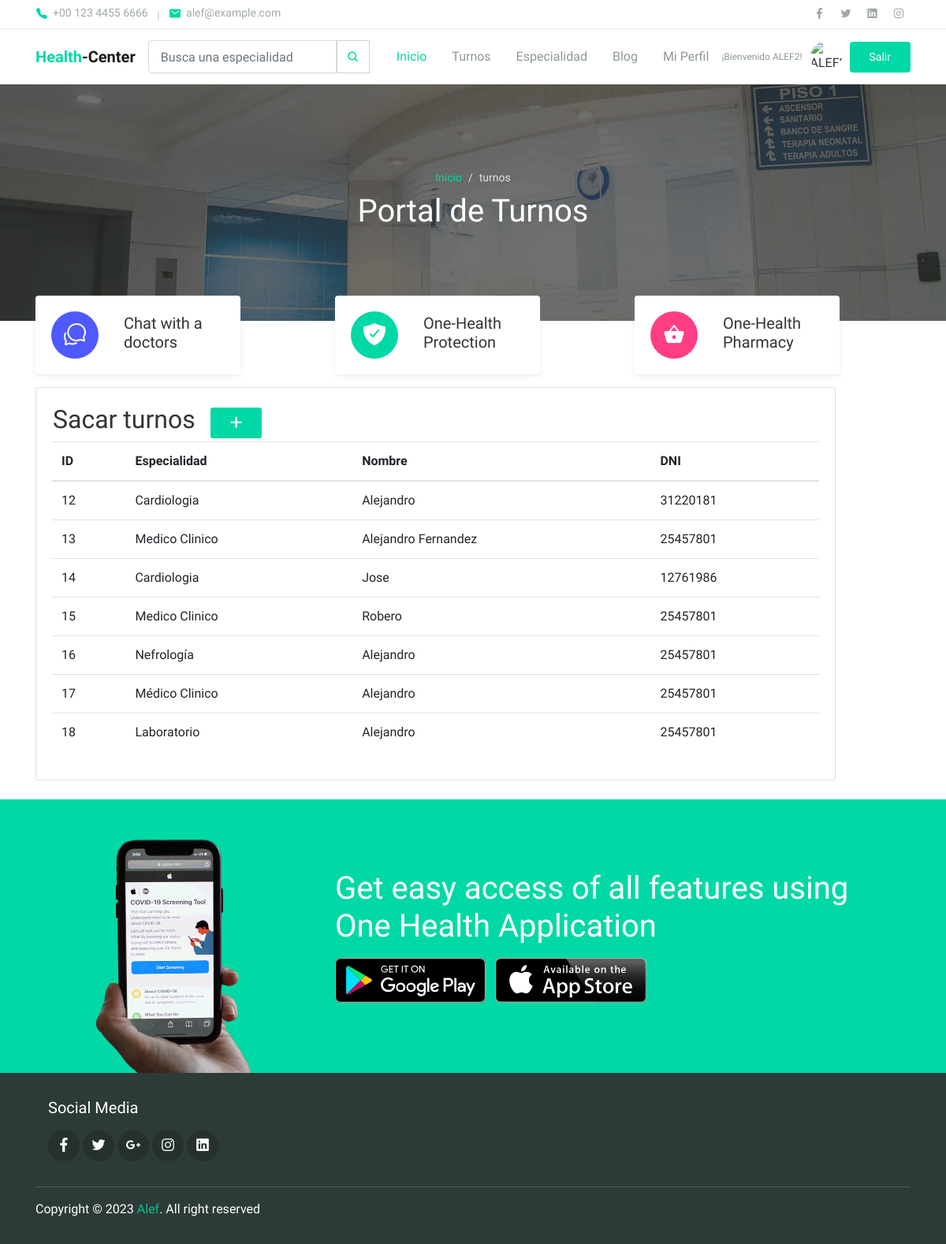
Page /aplicacion/turnos/ (signed in) on the committed database.
### aplicacion/models.py (models this page shows, shortened)
class Turno(models.Model):
    nombre = models.CharField(max_length=50)
    dni = models.IntegerField(null=False, blank=False)
    especialidad = models.CharField(max_length=50)

### aplicacion/views.py (the view)
# urls.py: path('turnos/', turnos, name="turnos"),
@login_required
def turnos(request):
    ctx = {"turnos": Turno.objects.all() }
    return render(request, "aplicacion/turnos.html", ctx)

### aplicacion/templates/aplicacion/turnos.html (shortened to what this page needs)
{% extends 'aplicacion/base.html' %}
{% load static %}
{% block contenido %}
<div class="page-banner overlay-dark bg-image" style="background-image: url('{% static "aplicacion/assets/img/bg_image_1.jpg" %}');">
    <div class="banner-section">
      <div class="container text-center wow fadeInUp">
        <nav aria-label="Breadcrumb">
          <ol class="breadcrumb breadcrumb-dark bg-transparent justify-content-center py-0 mb-2">
            <li class="breadcrumb-item"><a href="{% url 'inicio' %}">Inicio</a></li>
            <li class="breadcrumb-item active" aria-current="page">turnos</li>
          </ol>
        </nav>
        <h1 class="font-weight-normal">Portal de Turnos</h1>
      </div>
    </div>
  </div>
  <div class="page-section py-3 mt-md-n5 custom-index">
    <div class="container">
      <div class="row justify-content-center">
        <div class="col-md-4 py-3 py-md-0">
          <div class="card-service wow fadeInUp">
            <div class="circle-shape bg-secondary text-white">
              <span class="mai-chatbubbles-outline"></span>
            </div>
            <p><span>Chat</span> with a doctors</p>
          </div>
        </div>
        <div class="col-md-4 py-3 py-md-0">
          <div class="card-service wow fadeInUp">
            <div class="circle-shape bg-primary text-white">
              <span class="mai-shield-checkmark"></span>
            </div>
            <p><span>One</span>-Health Protection</p>
          </div>
        </div>
        <div class="col-md-4 py-3 py-md-0">
          <div class="card-service wow fadeInUp">
            <div class="circle-shape bg-accent text-white">
              <span class="mai-basket"></span>
            </div>
            <p><span>One</span>-Health Pharmacy</p>
          </div>
        </div>
      </div>
    </div>
  </div>
<div class="container">
    <div class="row">
        <div class="col-md-11 offset-md-0">
            <div class="card">
                <div class="card-body">
                    <table>
                        <tr>
                            <td width="200"><h2>Sacar turnos</h2></td>
                            <td>
                                <a href="{% url 'turnoForm' %}" class="btn btn-primary btn-sm">
                                    <i class="fas fa-plus fa-lg" title="Agregar"></i>
                                </a>
                            </td>
                        </tr>
                    </table>
                    <table class="table">
                        <thead>
                            <tr>
                                <th>ID</th>
                                <th>Especialidad</th>
                                <th>Nombre</th>
                                <th>DNI</th>
                            </tr>
                        </thead>
                        <tbody>
                            {% for turno in turnos %}
                            <tr>
                                <td>{{ turno.id }}</td>
                                <td>{{ turno.especialidad }}</td>
                                <td>{{ turno.nombre }}</td>
                                <td>{{ turno.dni }}</td>
                            </tr>
                            {% endfor %}
                        </tbody>
                    </table>
                </div>
            </div>
        </div>
    </div>
</div>
<br>
{% endblock contenido %}

### aplicacion/templates/aplicacion/base.html (shortened to what this page needs)
<!DOCTYPE html>
<html lang="es">
<head>
  {% load static %}
  <link href="https://cdn.jsdelivr.net/npm/bootstrap-icons@1.5.0/font/bootstrap-icons.css" rel="stylesheet" type="text/css" />
  <link href="https://cdnjs.cloudflare.com/ajax/libs/simple-line-icons/2.5.5/css/simple-line-icons.min.css" rel="stylesheet" />
  <link rel="stylesheet" href="{% static 'aplicacion/css/maicons.css' %}">
  <link rel="stylesheet" href="{% static 'aplicacion/css/bootstrap.css' %}">
  <link rel="stylesheet" href="{% static 'aplicacion/vendor/owl-carousel/css/owl.carousel.css' %}">
  <link rel="stylesheet" href="{% static 'aplicacion/vendor/animate/animate.css' %}">
  <link rel="stylesheet" href="{% static 'aplicacion/css/theme.css' %}">
</head>
<body>
  <header>
    <div class="topbar">
      <div class="container">
        <div class="row">
          <div class="col-sm-8 text-sm">
            <div class="site-info">
              <a href="#"><span class="mai-call text-primary"></span> +00 123 4455 6666</a>
              <span class="divider">|</span>
              <a href="#"><span class="mai-mail text-primary"></span> alef@example.com</a>
            </div>
          </div>
          <div class="col-sm-4 text-right text-sm">
            <div class="social-mini-button">
              <a href="#"><span class="mai-logo-facebook-f"></span></a>
              <a href="#"><span class="mai-logo-twitter"></span></a>
              <a href="https://www.linkedin.com/in/ale-fer/"><span class="mai-logo-linkedin"></span></a>
              <a href="#"><span class="mai-logo-instagram"></span></a>
            </div>
          </div>
        </div>
      </div>
    </div>
    <nav class="navbar navbar-expand-lg navbar-light shadow-sm">
      <div class="container">
        <a class="navbar-brand" href="{%url 'inicio'%}"><span class="text-primary">Health</span>-Center</a>
        <form action="/aplicacion/buscar2" method="get">
          <div class="input-group input-navbar">
              <input type="text" name="nombre" id="nombre" class="form-control" placeholder="Busca una especialidad" aria-label="Username" aria-describedby="icon-addon1">
              <div class="input-group-prepend">
                  <button class="input-group-text" id="icon-addon1" type="submit">
                      <span class="mai-search"></span>
                  </button>
              </div>
          </div>
      </form>
        <div class="collapse navbar-collapse" id="navbarSupport">
          <ul class="navbar-nav ml-auto">
            <li class="nav-item active">
              <a class="nav-link" href="{% url 'inicio' %}">Inicio</a>
            </li>
            <li class="nav-item">
              <a class="nav-link" href="{% url 'turnos' %}">Turnos</a>
            </li>
            <li class="nav-item">
              <a class="nav-link" href="{% url 'especialidad' %}">Especialidad</a>
            </li>
            <li class="nav-item">
              <a class="nav-link" href="{% url 'lista_posts' %}">Blog</a>
            </li>
            {% if user.is_authenticated %}
            <li class="nav-item">
              <a class="nav-link" href="{% url 'perfil' %}">Mi Perfil</a>
            </li>
            {% endif %}
            <li class="nav-item" style="display: flex; align-items: center;">
              {% if user.is_authenticated %}
                  <span style="font-size: 12px; color: rgba(110, 128, 122, 0.8); margin-right: 10px;">¡Bienvenido {{ user.username|upper }}!</span>
                  <img src="{{ request.session.avatar }}" alt="{{ user.username|upper }}" style="width: 40px; height: 40px; border-radius: 50%; margin-right: 10px;">
                  <a class="btn btn-primary" href="{% url 'logout' %}">Salir</a>
              {% else %}
                  <a class="btn btn-primary mr-2" href="{% url 'login' %}">Login</a>
                  <a class="btn btn-primary" href="{% url 'register' %}">Register</a>
              {% endif %}
          </li>
          </ul>
        </div>
      </div>
    </nav>
  </header>
  {% block contenido %}{% endblock contenido %}
  <div class="page-section banner-home bg-image" style;"background-image: url('{% static 'aplicacion/assets/img/banner-pattern.svg' %}')">
    <div class="container py-5 py-lg-0">
      <div class="row align-items-center">
        <div class="col-lg-4 wow zoomIn">
          <div class="img-banner d-none d-lg-block">
            <img src="{% static 'aplicacion/assets/img/mobile_app.png' %}" alt="">
          </div>
        </div>
        <div class="col-lg-8 wow fadeInRight">
          <h1 class="font-weight-normal mb-3">Get easy access of all features using One Health Application</h1>
          <a href="#"><img src="{% static 'aplicacion/assets/img/google_play.svg' %}" alt=""></a>
          <a href="#" class="ml-2"><img src="{% static 'aplicacion/assets/img/app_store.svg' %}" alt=""></a>
        </div>
      </div>
    </div>
  </div>
  <footer class="page-footer">
    <div class="container">
      <div class="row px-md-3">
        <div class="col-sm-6 col-lg-6 py-3">
          <h5 class="mt-3">Social Media</h5>
          <div class="footer-sosmed mt-3">
            <a href="#" target="_blank"><span class="mai-logo-facebook-f"></span></a>
            <a href="#" target="_blank"><span class="mai-logo-twitter"></span></a>
            <a href="#" target="_blank"><span class="mai-logo-google-plus-g"></span></a>
            <a href="#" target="_blank"><span class="mai-logo-instagram"></span></a>
            <a href="#" target="_blank"><span class="mai-logo-linkedin"></span></a>
          </div>
        </div>
      </div>
      <hr>
      <p id="copyright">Copyright &copy; 2023 <a href="#" target="_blank">Alef</a>. All right reserved</p>
    </div>
  </footer>
</body>
</html>

### rows in the picture
Turno: id "12", especialidad "Cardiologia", nombre "Alejandro", dni "31220181"
Turno: id "13", especialidad "Medico Clinico", nombre "Alejandro Fernandez", dni "25457801"
Turno: id "14", especialidad "Cardiologia", nombre "Jose", dni "12761986"
Turno: id "15", especialidad "Medico Clinico", nombre "Robero", dni "25457801"
Turno: id "16", especialidad "Nefrología", nombre "Alejandro", dni "25457801"
Turno: id "17", especialidad "Médico Clinico", nombre "Alejandro", dni "25457801"
Turno: id "18", especialidad "Laboratorio", nombre "Alejandro", dni "25457801"

### other values in the picture
{{ user.username|upper }} "ALEF2"
